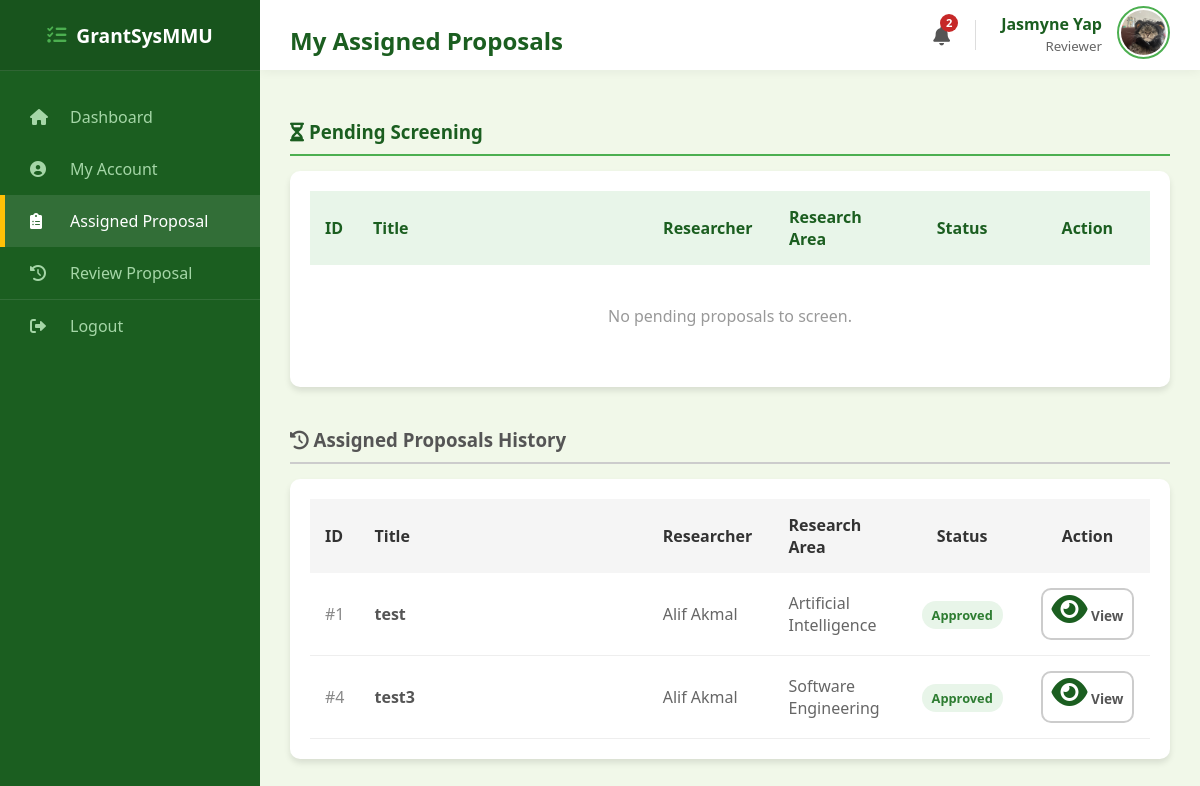
Before: /reviewer/proposals (signed in) with the older database file.
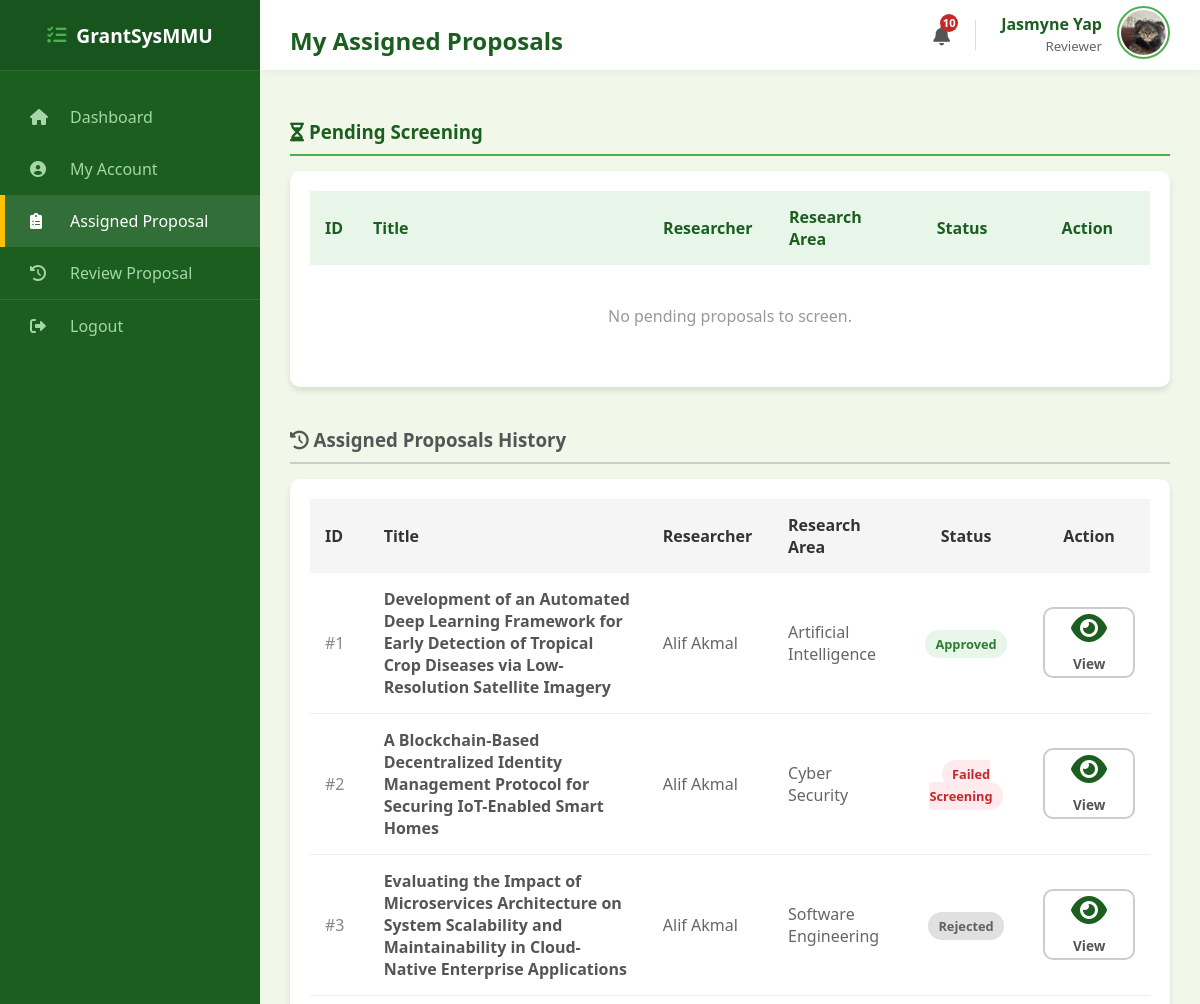
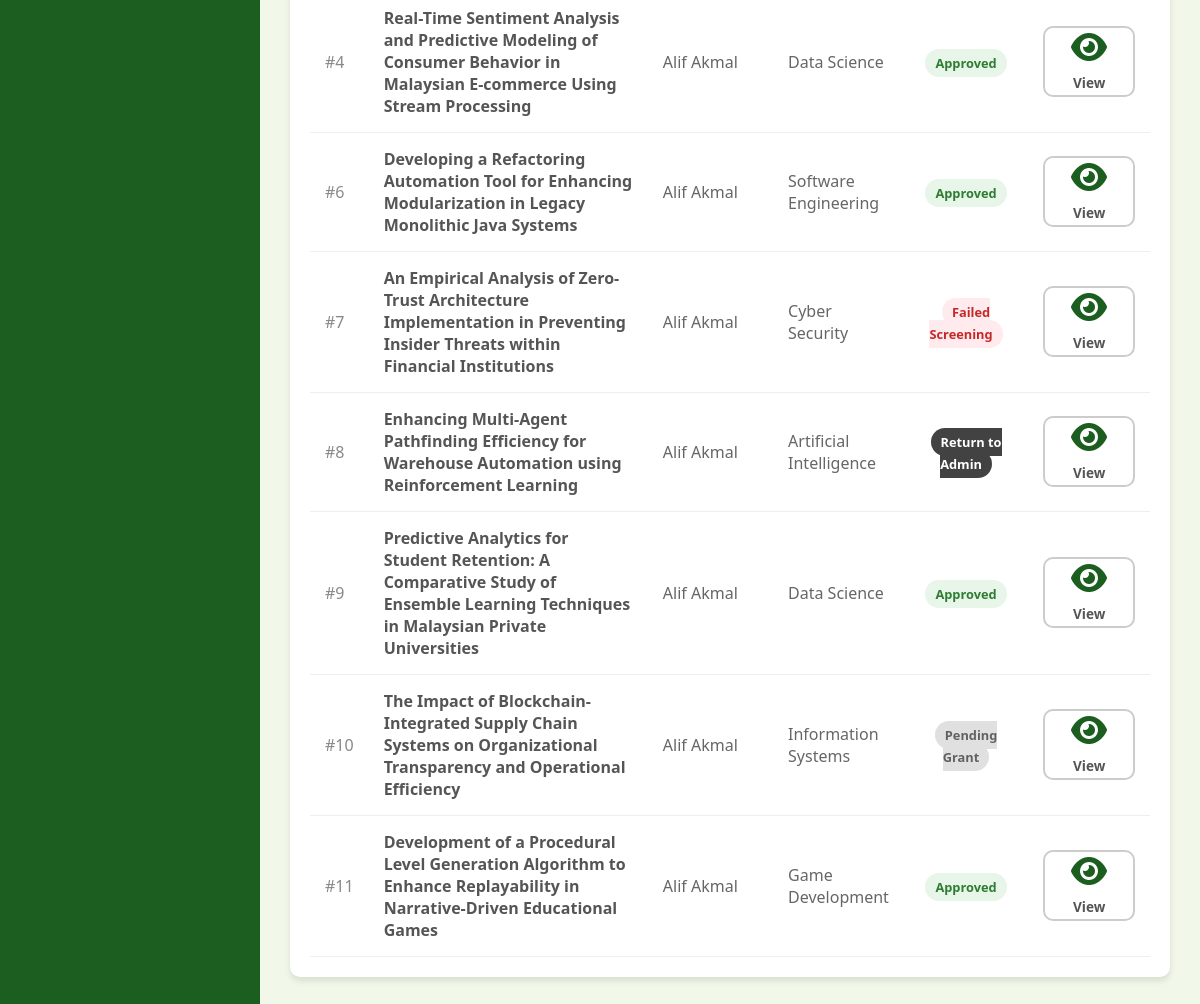
After: the same page with the newer database file (2 pictures, top to bottom).
### models.py (models this page shows, shortened)
class User(db.Model):
    __tablename__ = "user"
    mmu_id = db.Column(db.String(15), primary_key=True)
    name = db.Column(db.String(150), nullable=False)
    email = db.Column(db.String(100), unique=True, nullable=False)
    password = db.Column(db.String(100), nullable=False)
    faculty = db.Column(db.String(100), nullable=False)
    user_role = db.Column(db.String(25), nullable=False)
    profile_image = db.Column(db.String(20), nullable=False, default="default.jpg")
    phone_number = db.Column(db.String(20), nullable=True)
    admin_profile = db.relationship(
        "Admin", backref="user_info", uselist=False, cascade="all, delete-orphan"
    )
    researcher_profile = db.relationship(
        "Researcher", backref="user_info", uselist=False, cascade="all, delete-orphan"
    )
    reviewer_profile = db.relationship(
        "Reviewer", backref="user_info", uselist=False, cascade="all, delete-orphan"
    )
    hod_profile = db.relationship(
        "HOD", backref="user_info", uselist=False, cascade="all, delete-orphan"
    )

class Proposal(db.Model):
    __tablename__ = "proposal"
    proposal_id = db.Column(db.Integer, primary_key=True)
    title = db.Column(db.String(255), nullable=False)
    research_area = db.Column(db.String(100), nullable=False, default="General")
    requested_budget = db.Column(db.Float, nullable=False)
    status = db.Column(db.String(30), nullable=False, default="Draft")
    submission_date = db.Column(db.Date, default=malaysia_now)
    document_file = db.Column(db.String(100), nullable=True)
    review_score = db.Column(db.Integer, nullable=True)
    review_feedback = db.Column(db.Text, nullable=True)
    review_draft = db.Column(db.Text, nullable=True)
    researcher_id = db.Column(
        db.Integer, db.ForeignKey("researcher.researcher_id"), nullable=False
    )
    cycle_id = db.Column(
        db.Integer, db.ForeignKey("grant_cycle.cycle_id"), nullable=False
    )
    assigned_reviewer_id = db.Column(
        db.Integer, db.ForeignKey("reviewer.reviewer_id"), nullable=True
    )
    assigned_hod_id = db.Column(db.Integer, db.ForeignKey("hod.hod_id"), nullable=True)
    reviewer = db.relationship("Reviewer", foreign_keys=[assigned_reviewer_id])
    hod = db.relationship("HOD", foreign_keys=[assigned_hod_id])
    deadlines = db.relationship(
        "Deadline", backref="proposal", cascade="all, delete-orphan"
    )

### routes/reviewer_routes.py (the view)
@reviewer_bp.route("/reviewer/proposals")
def reviewer_view_proposals():
    if session.get("role") != "Reviewer":
        return redirect(url_for("reviewer.reviewer_login"))
    user = User.query.get(session["user_id"])
    reviewer_profile = Reviewer.query.filter_by(mmu_id=user.mmu_id).first()
    if not reviewer_profile:
        flash("Error: Reviewer profile not found.", "error")
        return redirect(url_for("reviewer.reviewer_dashboard"))
    all_assigned = (
        Proposal.query.filter_by(assigned_reviewer_id=reviewer_profile.reviewer_id)
        .order_by(Proposal.submission_date.desc())
        .all()
    )
    pending_screening = [
        p
        for p in all_assigned
        if p.status in ["Submitted", "Under Review", "Under Screening"]
    ]
    screening_history = [
        p
        for p in all_assigned
        if p.status not in ["Submitted", "Under Review", "Under Screening"]
    ]
    return render_template(
        "reviewer_proposals.html",
        pending_proposals=pending_screening,
        history_proposals=screening_history,
        user=user,
    )

### templates/reviewer_proposals.html (shortened to what this page needs)
<!DOCTYPE html>
<html lang="en">
<head>
    <link rel="stylesheet" type="text/css" href="{{ url_for('static', filename='style.css') }}">
    <link rel="stylesheet" href="https://cdnjs.cloudflare.com/ajax/libs/font-awesome/6.0.0/css/all.min.css">
</head>
<body>
    <div class="dashboard-container">
        <div class="sidebar">
            <div class="sidebar-header"><i class="fas fa-tasks"
                    style="margin-right: 10px; color: var(--secondary-color);"></i> GrantSysMMU</div>
            <ul class="sidebar-menu">
                <li><a href="{{ url_for('reviewer.reviewer_dashboard') }}"><i class="fas fa-home"></i>
                        Dashboard</a></li>
                <li><a href="{{ url_for('reviewer.reviewer_profile') }}"><i class="fas fa-user-circle"></i> My Account</a></li>
                <li class="active"><a href="{{ url_for('reviewer.reviewer_view_proposals') }}"><i
                            class="fas fa-clipboard-list"></i> Assigned Proposal</a></li>
                <li><a href="{{ url_for('reviewer.reviewer_evaluation_list') }}"><i class="fas fa-history"></i> Review
                        Proposal</a></li>
                <li style="margin-top: auto; border-top: 1px solid rgba(255,255,255,0.1);">
                    <a href="{{ url_for('auth.logout') }}"><i class="fas fa-sign-out-alt"></i> Logout</a>
                </li>
            </ul>
        </div>
        <div class="main-content">
            <div class="top-bar">
                <h2>My Assigned Proposals</h2>
                <div style="display: flex; align-items: center; gap: 25px;">
                    <a href="{{ url_for('auth.view_notifications') }}"
                        style="position: relative; color: #555; font-size: 1.2rem; text-decoration: none;">
                        <i class="fas fa-bell"></i>
                        {% if unread_notifications > 0 %}
                        <span
                            style="position: absolute; top: -8px; right: -8px; background: #c62828; color: white; border-radius: 50%; width: 18px; height: 18px; font-size: 0.7rem; display: flex; align-items: center; justify-content: center; font-weight: bold;">
                            {{ unread_notifications }}
                        </span>
                        {% endif %}
                    </a>
                    <div style="display: flex; align-items: center; gap: 15px;">
                        <div style="text-align: right; line-height: 1.3;">
                            <span style="display: block; font-weight: bold; color: #1b5e20;">{{ user.name }}</span>
                            <small style="color: #666;">Reviewer</small>
                        </div>
                        <a href="{{ url_for('reviewer.reviewer_profile') }}">
                            <img src="{{ url_for('static', filename='profile_pics/' + user.profile_image) }}"
                                alt="Profile"
                                style="width: 45px; height: 45px; border-radius: 50%; object-fit: cover; border: 2px solid #4caf50; padding: 2px;">
                        </a>
                    </div>
                </div>
            </div>
            <div class="content-wrapper">
                <h3 style="color: #1b5e20; margin-bottom: 15px; border-bottom: 2px solid #4caf50; padding-bottom: 10px;">
                    <i class="fas fa-hourglass-half"></i> Pending Screening
                </h3>
                <div class="table-card" style="margin-bottom: 40px;">
                    <table style="width: 100%; border-collapse: collapse;">
                        <thead>
                            <tr style="background: #e8f5e9; color: #1b5e20;">
                                <th style="padding: 15px; width:5%; text-align: left;">ID</th>
                                <th style="padding: 15px; width:35%; text-align: left;">Title</th>
                                <th style="padding: 15px; width:15%; text-align: left;">Researcher</th>
                                <th style="padding: 15px; width:15%; text-align: left;">Research Area</th>
                                <th style="padding: 15px; width:15%; text-align: center;">Status</th>
                                <th style="padding: 15px; width:15%; text-align: center;">Action</th>
                            </tr>
                        </thead>
                        <tbody>
                            {% if pending_proposals %}
                                {% for prop in pending_proposals %}
                                <tr style="border-bottom: 1px solid #eee;">
                                    <td style="padding: 15px; color: #888;">#{{ prop.proposal_id }}</td>
                                    <td style="padding: 15px; font-weight: bold;">{{ prop.title }}</td>
                                    <td style="padding: 15px;">{{ prop.researcher.user_info.name }}</td>
                                    <td style="padding: 15px;">{{ prop.research_area }}</td>
                                    <td style="padding: 15px; text-align: center;">
                                        <span style="padding: 5px 10px; border-radius: 15px; font-size: 0.8rem; font-weight: bold; background:#fff9c4; color:#fbc02d;">
                                            Under Screening
                                        </span>
                                    </td>
                                    <td style="padding: 15px; text-align: center;">
                                        <a href="{{ url_for('reviewer.reviewer_screen_proposal', proposal_id=prop.proposal_id) }}"
                                            class="btn-primary"
                                            style="padding: 6px 15px; width: auto; font-size: 0.85rem; display: inline-block; margin: 0; text-decoration: none;">
                                            Screen Proposal
                                        </a>
                                    </td>
                                </tr>
                                {% endfor %}
                            {% else %}
                                <tr>
                                    <td colspan="7" style="padding: 40px; text-align: center; color: #999;">
                                        No pending proposals to screen.
                                    </td>
                                </tr>
                            {% endif %}
                        </tbody>
                    </table>
                </div>
                <h3 style="color: #555; margin-bottom: 15px; border-bottom: 2px solid #ccc; padding-bottom: 10px;">
                    <i class="fas fa-history"></i> Assigned Proposals History
                </h3>
                <div class="table-card">
                    <table style="width: 100%; border-collapse: collapse;">
                        <thead>
                            <tr style="background: #f5f5f5; color: #333;">
                                <th style="padding: 15px; width:5%; text-align: left;">ID</th>
                                <th style="padding: 15px; width:35%; text-align: left;">Title</th>
                                <th style="padding: 15px; width:15%; text-align: left;">Researcher</th>
                                <th style="padding: 15px; width:15%; text-align: left;">Research Area</th>
                                <th style="padding: 15px; width:15%; text-align: center;">Status</th>
                                <th style="padding: 15px; width:15%; text-align: center;">Action</th>
                            </tr>
                        </thead>
                        <tbody>
                            {% if history_proposals %}
                                {% for prop in history_proposals %}
                                <tr style="border-bottom: 1px solid #eee;">
                                    <td style="padding: 15px; color: #888;">#{{ prop.proposal_id }}</td>
                                    <td style="padding: 15px; font-weight: bold; color: #555;">{{ prop.title }}</td>
                                    <td style="padding: 15px; color: #666;">{{ prop.researcher.user_info.name }}</td>
                                    <td style="padding: 15px; color: #666;">{{ prop.research_area }}</td>
                                    <td style="padding: 15px; text-align: center;">
                                        <span style="
                                            padding: 5px 10px; border-radius: 15px; font-size: 0.8rem; font-weight: bold;
                                            /* Blue for Passed Screening */
                                            {% if prop.status == 'Passed Screening' %}
                                                background: #e3f2fd; color: #1565c0;
                                            /* Red for Failed */
                                            {% elif prop.status == 'Failed Screening' %}
                                                background: #ffebee; color: #c62828;
                                            /* Dark Grey for COI */
                                            {% elif prop.status == 'Return for Reassignment' %}
                                                background:#424242; color:#fff;
                                            /* Purple for Pending HOD Approval */
                                            {% elif prop.status == 'Pending HOD Approval' %}
                                                background:#d8bfd8; color:#50404d;
                                            /* Green for Aproval from HOD */
                                            {% elif prop.status == 'Approved' %}
                                                background:#e8f5e9; color:#2e7d32;
                                            /* Default Grey for others */
                                            {% else %}
                                                background:#e0e0e0; color:#616161;
                                            {% endif %}
                                        ">
                                            {% if prop.status == 'Return for Reassignment' %}
                                                Return to Admin
                                            {% else %}
                                                {{ prop.status }}
                                            {% endif %}
                                        </span>
                                    </td>
                                    <td style="padding: 15px; text-align: center;">
                                        <a href="{{ url_for('reviewer.reviewer_screen_proposal', proposal_id=prop.proposal_id) }}"
                                            class="btn-outline"
                                            style="padding: 3px 9px; width: auto; font-size: 0.85rem; display: inline-block; margin: 0; text-decoration: none; color: #555; border-color: #ccc;">
                                            <i class="fas fa-eye"></i> View
                                        </a>
                                    </td>
                                </tr>
                                {% endfor %}
                            {% else %}
                                <tr>
                                    <td colspan="7" style="padding: 40px; text-align: center; color: #999;">
                                        No history available.
                                    </td>
                                </tr>
                            {% endif %}
                        </tbody>
                    </table>
                </div>
            </div>
        </div>
    </div>
</body>
</html>

Changed rows visible on the page:
changed Proposal id 1: title "test" → "Development of an Automated Deep Learning Framework for Early Detection of Tropical Crop Diseases via Low-Resolution Satellite Imagery"
now on this page (row edited): Proposal: proposal_id "2", title "A Blockchain-Based Decentralized Identity Management Protocol for Securing IoT-Enabled Smart Homes", researcher.user_info.name "Alif Akmal", research_area "Cyber Security", status "Failed Screening"
now on this page (row edited): Proposal: proposal_id "3", title "Evaluating the Impact of Microservices Architecture on System Scalability and Maintainability in Cloud-Native Enterprise Applications", researcher.user_info.name "Alif Akmal", research_area "Software Engineering", status "Rejected"
changed Proposal id 4: title "test3" → "Real-Time Sentiment Analysis and Predictive Modeling of Consumer Behavior in Malaysian E-commerce Using Stream Processing"; research_area "Software Engineering" → "Data Science"
added Proposal: proposal_id "6", title "Developing a Refactoring Automation Tool for Enhancing Modularization in Legacy Monolithic Java Systems", researcher.user_info.name "Alif Akmal", research_area "Software Engineering", status "Approved"
added Proposal: proposal_id "7", title "An Empirical Analysis of Zero-Trust Architecture Implementation in Preventing Insider Threats within Financial Institutions", researcher.user_info.name "Alif Akmal", research_area "Cyber Security", status "Failed Screening"
added Proposal: proposal_id "8", title "Enhancing Multi-Agent Pathfinding Efficiency for Warehouse Automation using Reinforcement Learning", researcher.user_info.name "Alif Akmal", research_area "Artificial Intelligence", shows "Return to Admin"
added Proposal: proposal_id "9", title "Predictive Analytics for Student Retention: A Comparative Study of Ensemble Learning Techniques in Malaysian Private Universities", researcher.user_info.name "Alif Akmal", research_area "Data Science", status "Approved"
added Proposal: proposal_id "10", title "The Impact of Blockchain-Integrated Supply Chain Systems on Organizational Transparency and Operational Efficiency", researcher.user_info.name "Alif Akmal", research_area "Information Systems", status "Pending Grant"
added Proposal: proposal_id "11", title "Development of a Procedural Level Generation Algorithm to Enhance Replayability in Narrative-Driven Educational Games", researcher.user_info.name "Alif Akmal", research_area "Game Development", status "Approved"
Other visible differences:
{{ unread_notifications }}: "2" → "10"
